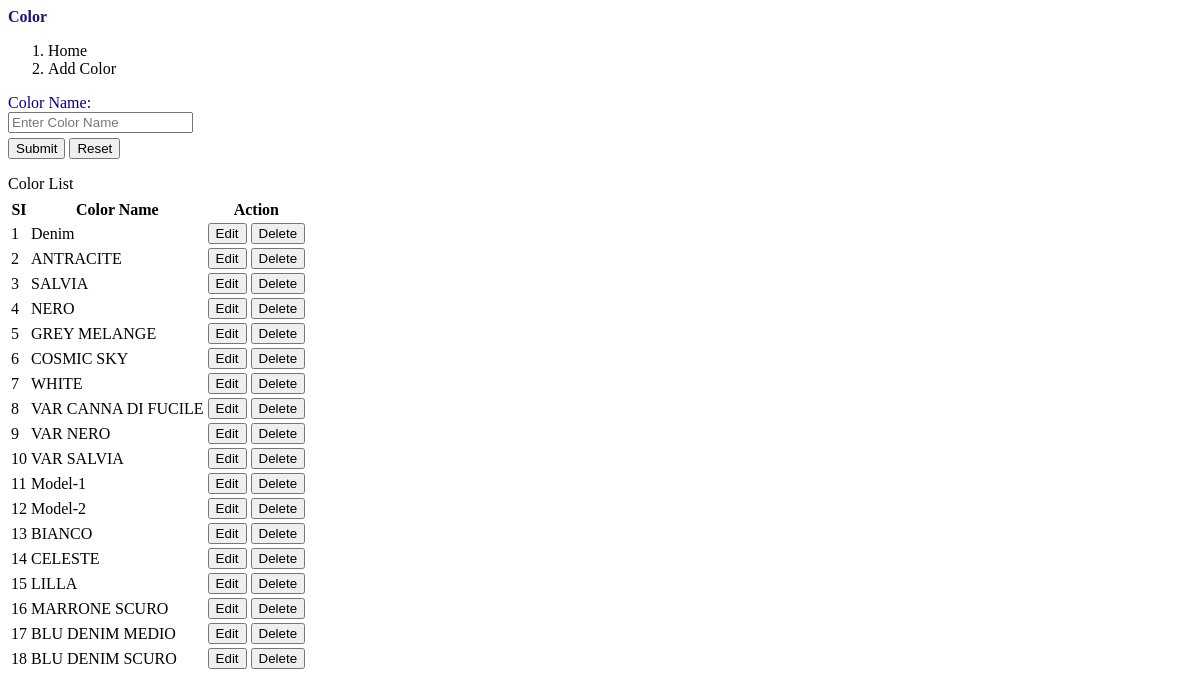
Before: /settings/color.php (signed in) with the older database file.
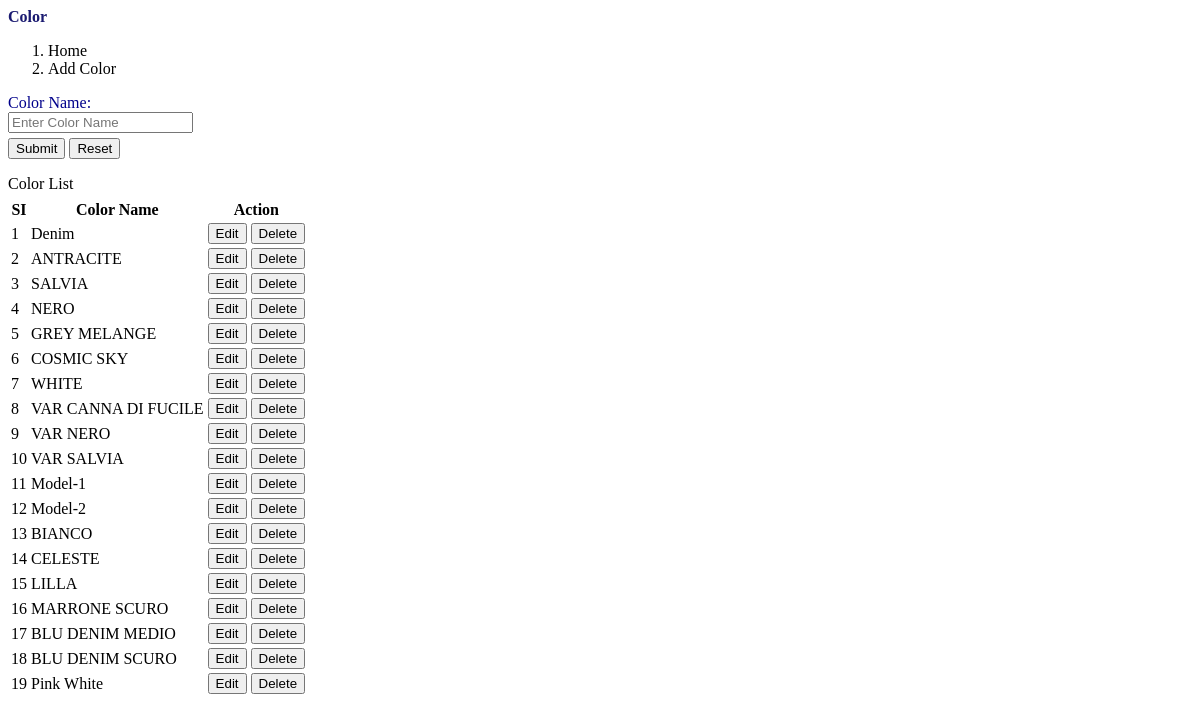
After: the same page with the newer database file.
### tables this page shows
CREATE TABLE `color` (
  `row_id` int(10) NOT NULL,
  `color_id` varchar(15) NOT NULL,
  `color_name` varchar(50) DEFAULT NULL,
  `recording_person_id` varchar(30) DEFAULT NULL,
  `recording_person_name` varchar(50) DEFAULT NULL,
  `recording_time` datetime DEFAULT NULL,
  PRIMARY KEY (`color_id`)
);

### settings/color.php (the view, shortened to what this page needs)
<?php
include('../login/db_connection_class.php');
?>
<div class="col-sm-12 col-md-12 col-lg-12">
    <div id="for_all_page_load">
		<div class="panel panel-default">
				<div class="panel-heading" style="color:#191970;"><b>Color</b></div>
				   <nav aria-label="breadcrumb">
					  <ol class="breadcrumb">
					    <li class="breadcrumb-item active" aria-current="page">Home</li>
					     <li class="breadcrumb-item"><a onclick="load_page('settings/color.php')">Add Color</a></li>
					  </ol>
					</nav>
				<form class="form-horizontal" action="" style="margin-top:10px;" name="color_form" id="color_form">
						<div class="form-group form-group-sm" id="form-group_for_color_name">
								<label class="control-label col-sm-3" for="color_name" style="color:#00008B;">Color Name:</label>
								<div class="col-sm-5">
									<input type="text" class="form-control" id="color_name" name="color_name" placeholder="Enter Color Name" required>
								</div>
						</div>
						<div class="form-group form-group-sm">
								<div class="col-sm-offset-3 col-sm-5">
									<button type="button" class="btn btn-primary" onClick="sending_data_of_color_form_for_saving_in_database()">Submit</button>
									<button type="reset" class="btn btn-success">Reset</button>
								</div>
						</div>
				</form>
		</div>
   <div class="panel panel-default" id="table_load">
       <div class="form-group form-group-sm">
	         <label class="control-label col-sm-5" for="search">Color List</label>
	   </div>
        <div class="form-group form-group-sm" >
          <table id="datatable-buttons" class="table table-striped table-bordered">
         	<thead>
                 <tr>
                 <th>SI</th>
                 <th>Color Name</th>
                 <th>Action</th>
                 </tr>
            </thead>
            <tbody>
            <?php
                            $s1 = 1;
                            $sql_for_color = "SELECT * FROM color ORDER BY row_id ASC";
                            $res_for_color = mysqli_query($con, $sql_for_color);
                            while ($row = mysqli_fetch_assoc($res_for_color))
                            {
             ?>
             <tr>
                <td><?php echo $s1; ?></td>
                <td><?php echo $row['color_name']; ?></td>
                <td>
                        <button type="submit" id="edit_color" name="edit_color"  class="btn btn-primary btn-xs" onclick="load_page('settings/edit_color.php?color_id=<?php echo $row['color_id'] ?>')"> Edit </button>
                        <button type="submit" id="delete_color" name="delete_color"  class="btn btn-danger btn-xs" onclick="sending_data_for_delete_color('<?php echo $row['color_id'] ?>')"> Delete </button>
                 </td>
                <?php
                $s1++;
                                 }
                 ?>
             </tr>
          </tbody>
         </table>
        </div>
      </div>
    </div>
</div>

Changed rows visible on the page:
added color: color_name "Pink White"
